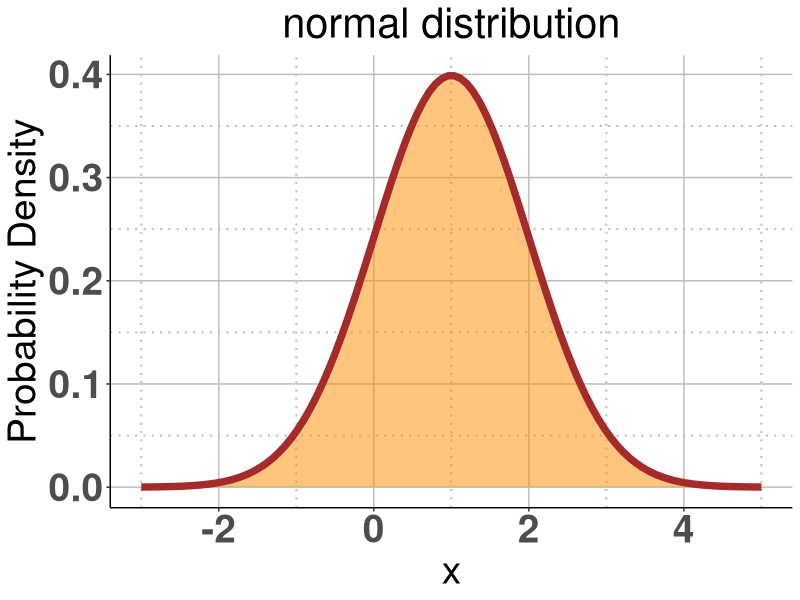
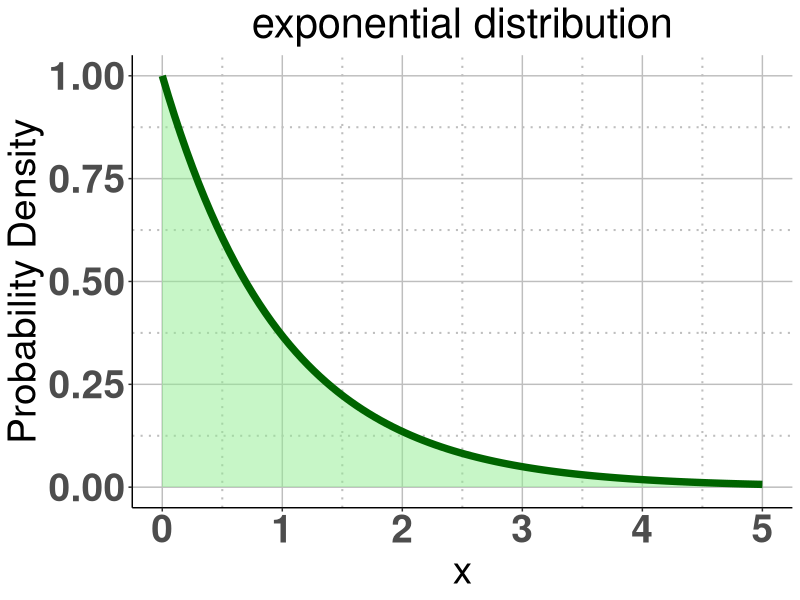
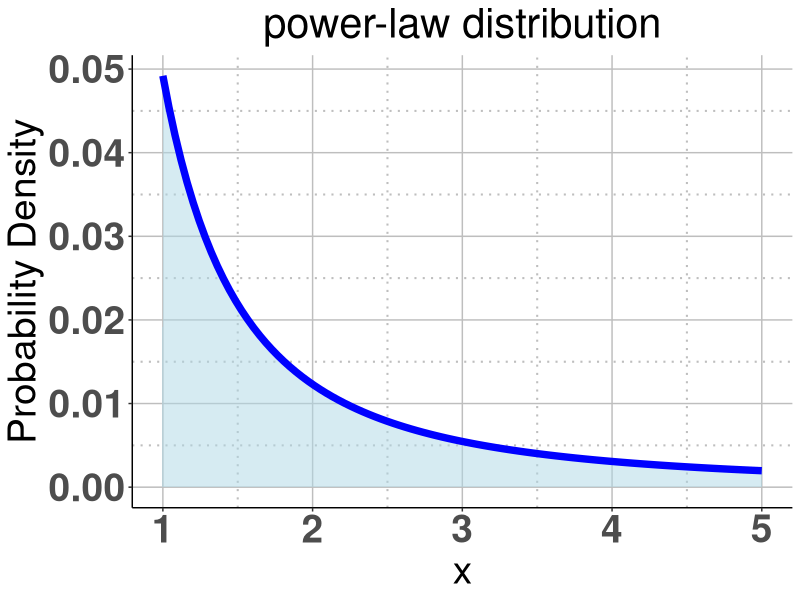

Write R code to recreate these figures, in order.
#Code to create plots of 3 distributions [Figures 2a,b,c]
#Written by Utsav Biswas. Final edit in May 2025.

###############################################################################
#Normal Distribution [Figure 2a]
library(ggplot2)
#Defining the mean and standard deviation
mean_value <- 1
sd_value <- 1
x <- seq(-3, 5, length.out = 100)
y <- dnorm(x, mean = mean_value, sd = sd_value)
data <- data.frame(x = x, y = y)
#Plotting the normal distribution using ggplot2
ggplot(data, aes(x = x, y = y)) +
  geom_area(fill = "darkorange", alpha = 0.5) +  
  geom_line(color = "brown", size = 2.5) +   
  labs(title = "normal distribution",
       x = "x",
       y = "Probability Density") +
  theme_classic() +  
  theme(
    plot.title = element_text(hjust = 0.5, size = 30),  
    axis.text = element_text(face = "bold", size = 28),  
    axis.title = element_text(size = 28),  
    panel.grid.major = element_line(size = 0.5, linetype = 'solid', colour = "grey"),  
    panel.grid.minor = element_line(size = 0.7, linetype = 'dotted', colour = "grey")  
  ) +
  xlim(-3, 5)  

###############################################################################
#Exponential Distribution [Figure 2b]
#Defining the rate parameter for the exponential distribution
lambda <- 1  # When lambda = 1, mean = 1/lambda = 1, sd = 1/lambda = 1
x <- seq(0, 5, length.out = 100)
y <- dexp(x, rate = lambda)
data <- data.frame(x = x, y = y)
#Plotting the exponential distribution using ggplot2
ggplot(data, aes(x = x, y = y)) +
  geom_area(fill = "lightgreen", alpha = 0.5) +  
  geom_line(color = "darkgreen", size = 2.5) +   
  labs(title = "exponential distribution",
       x = "x",
       y = "Probability Density") +
  theme_classic() + 
  theme(
    plot.title = element_text(hjust = 0.5, size = 30),  
    axis.text = element_text(face = "bold", size = 28),  
    axis.title = element_text(size = 28),  
    panel.grid.major = element_line(size = 0.5, linetype = 'solid', colour = "grey"),  
    panel.grid.minor = element_line(size = 0.7, linetype = 'dotted', colour = "grey")  
  ) +
  xlim(0, 5)  

###############################################################################
#Powerlaw Distribution [Figure 2c]
beta <- 2 #Power-law exponent
x <- seq(1, 5, length.out = 100)
y <- x^(-beta)
#Normalizing the y values to make it a proper probability density function
y <- y / sum(y)
data <- data.frame(x = x, y = y)

#Plotting the power-law distribution using ggplot2
ggplot(data, aes(x = x, y = y)) +
  geom_area(fill = "lightblue", alpha = 0.5) +  
  geom_line(color = "blue", size = 2.5) +       
  labs(title = "power-law distribution",
       x = "x",
       y = "Probability Density") +
  theme_classic() +  
  theme(
    plot.title = element_text(hjust = 0.5, size = 30),  
    axis.text = element_text(face = "bold", size = 28),  
    axis.title = element_text(size = 28),  
    panel.grid.major = element_line(size = 0.5, linetype = 'solid', colour = "grey"),  
    panel.grid.minor = element_line(size = 0.7, linetype = 'dotted', colour = "grey")  
  )
